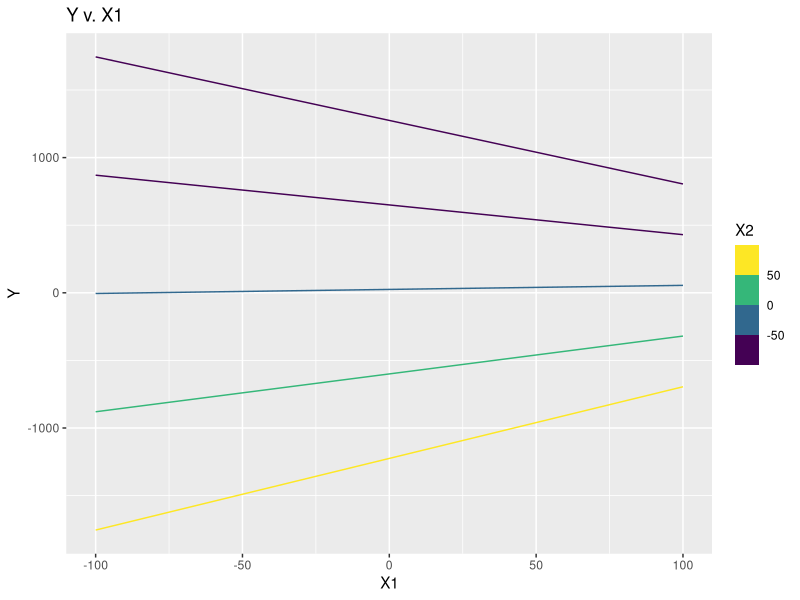
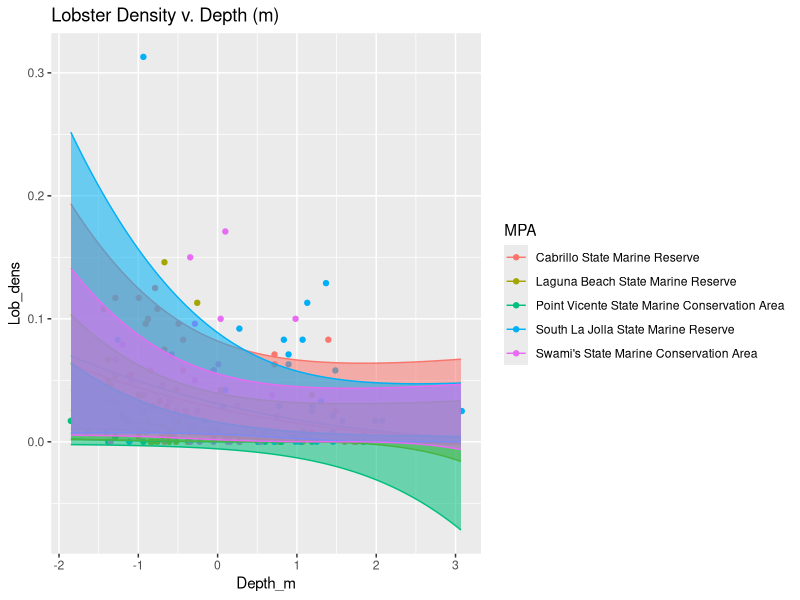

These charts were generated, in order, by the following R code:
## ---- chunk 1
knitr::opts_chunk$set(cache = T, fig.width = 4, fig.align = 'center')
lobsters <- read.csv("./Datasets/lobsters_survey.csv")
## ---- chunk 2
    x <- rnorm(10)
    x_scaled <- scale(x)
    X <- cbind(rep(1,10),x_scaled)
    H <- X%*%solve(t(X)%*%X)%*%t(X)
    I <- diag(10)
    
    X_sq <- x^2
    x_sq <- (I-H)%*%X_sq 
    paste("Results:", t(x_sq)%*%rep(1,10), t(x_sq)%*%x,sep=" ")
## ---- chunk 3
library(ggplot2)
library(dplyr)
B0 <- 25
B1 <- 0.3
B2 <- -12.5
B3 <- 0.05

X1_grid <- seq(-100,100,200/100)
X2_grid <- quantile(seq(-100,100), probs = seq(0, 1, 0.25))
newdata <- tibble(expand.grid(X1 = X1_grid, X2 = X2_grid))
newdata <- newdata %>% mutate(Y = (B0 + B1*X1 + B2*X2 + B3*X1*X2))
ggplot() +
  geom_line(aes(x = X1, y = Y, group = X2, col = X2), data = newdata) + 
  scale_color_viridis_b() +
  ggtitle("Y v. X1")
## ---- chunk 4
lobsters <- read.csv("./Datasets/lobsters_survey.csv")
lobsters_subset <- lobsters[,c("Lob_dens", "MPA", "Depth_m", "Relief_cm", "Flat_Rock", "Cobble", "Boulder", "Sand")]

fit_cube <- lm(Lob_dens^(1/3) ~ MPA + Relief_cm + Depth_m*Flat_Rock + Cobble + Boulder + 
    Sand, data = lobsters_subset)
summary(fit_cube)
## ---- chunk 5
names(lobsters_subset)
lobsters_scaled = data.frame(lobsters_subset[1:2], scale(lobsters_subset[,c(-1,-2)])) # scale cts predictors only
fit_std_cube <- lm(Lob_dens^(1/3) ~ MPA + Relief_cm + Depth_m*Flat_Rock + Cobble + Boulder + 
    Sand, data = lobsters_scaled)
summary(fit_std_cube)
## ---- chunk 6
# using version (7) centered/scaled
library(ggplot2)
pred_WH_MLR <- function(object, newdata, level = 0.95){
  n <- nrow(object$model) ## extract n from model object
  p <- object$rank
  
  # PW ci
  fit <- predict(object, newdata, interval = 'confidence') 
  ME_confidence <- fit[,'fit'] - fit[,'lwr'] 
  
  # rescale to WH ci
  alpha <- 1-level
  t_alpha <- qt(1-alpha/2, df = n-p)
  W_alpha <- sqrt(p * qf(level, n-p, p))
  
  ME <- ME_confidence*W_alpha/t_alpha
  
  upr <- fit[,'fit'] + ME
  lwr <- fit[,'fit'] - ME
  return(cbind(fit[,'fit'], lwr, upr))
}

depthMgrid <- seq(min(lobsters_scaled$Depth_m),max(lobsters_scaled$Depth_m),1/25)
newdata <- expand.grid(Depth_m = depthMgrid,
            Relief_cm = mean(lobsters_scaled$Relief_cm),
            Flat_Rock = mean(lobsters_scaled$Flat_Rock),
            Cobble = mean(lobsters_scaled$Cobble),
            Boulder = mean(lobsters_scaled$Boulder),
            Sand = mean(lobsters_scaled$Sand),
            MPA = unique(lobsters_scaled$MPA))
predictions <- as.data.frame(cbind(newdata,pred_WH_MLR(fit_std_cube,newdata=newdata)^3))
colnames(predictions)[8] <- "fit" 


ggplot(data = lobsters_scaled) +
  geom_point(aes(x=Depth_m,y=Lob_dens,color=MPA)) +
  geom_line(aes(x=Depth_m,y=fit,color=MPA), data = predictions) +
  geom_ribbon(aes(x = Depth_m, ymin = lwr, ymax = upr, alpha = .1, color = MPA, fill = MPA),
              data = predictions, show.legend=F) +
  ggtitle("Lobster Density v. Depth (m)")
